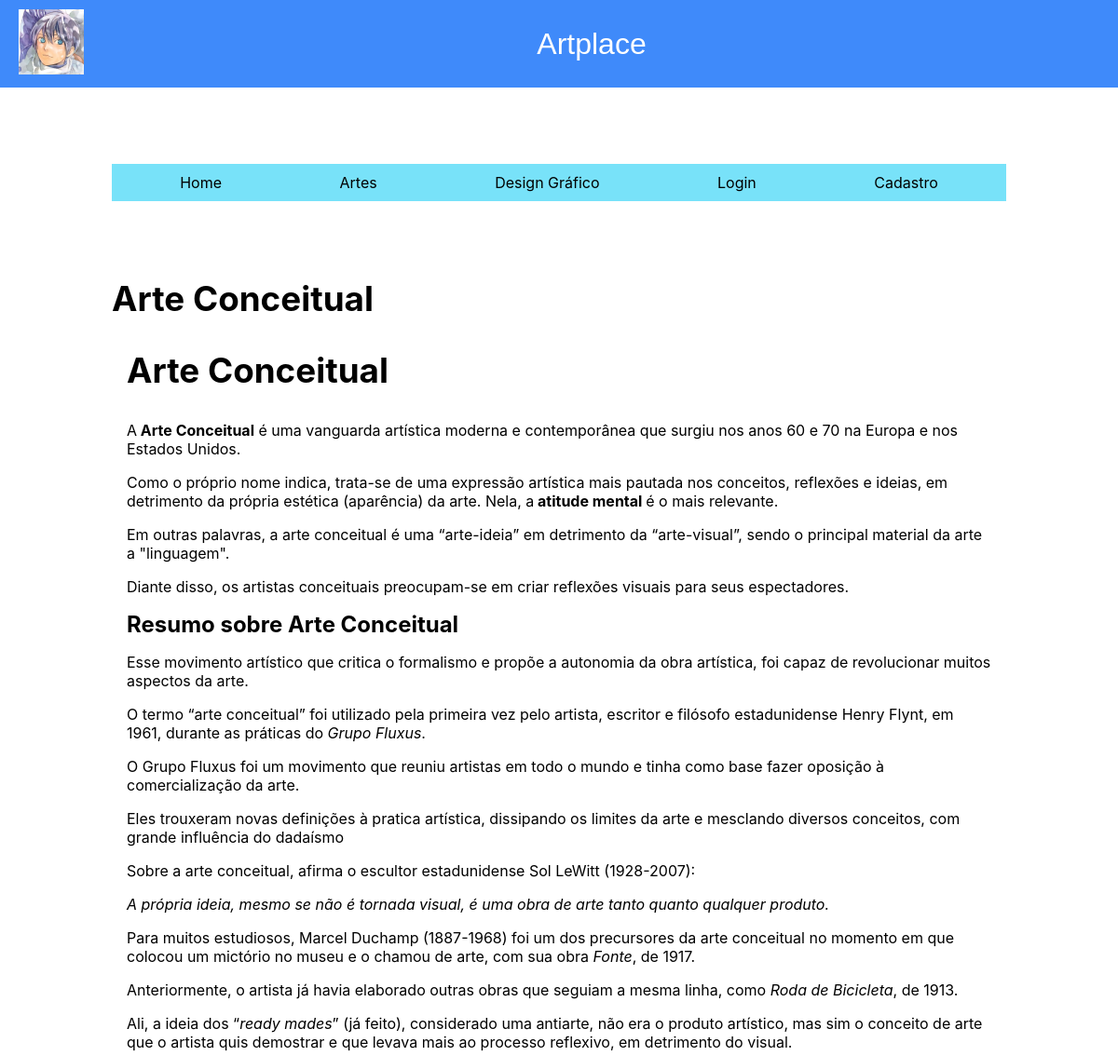
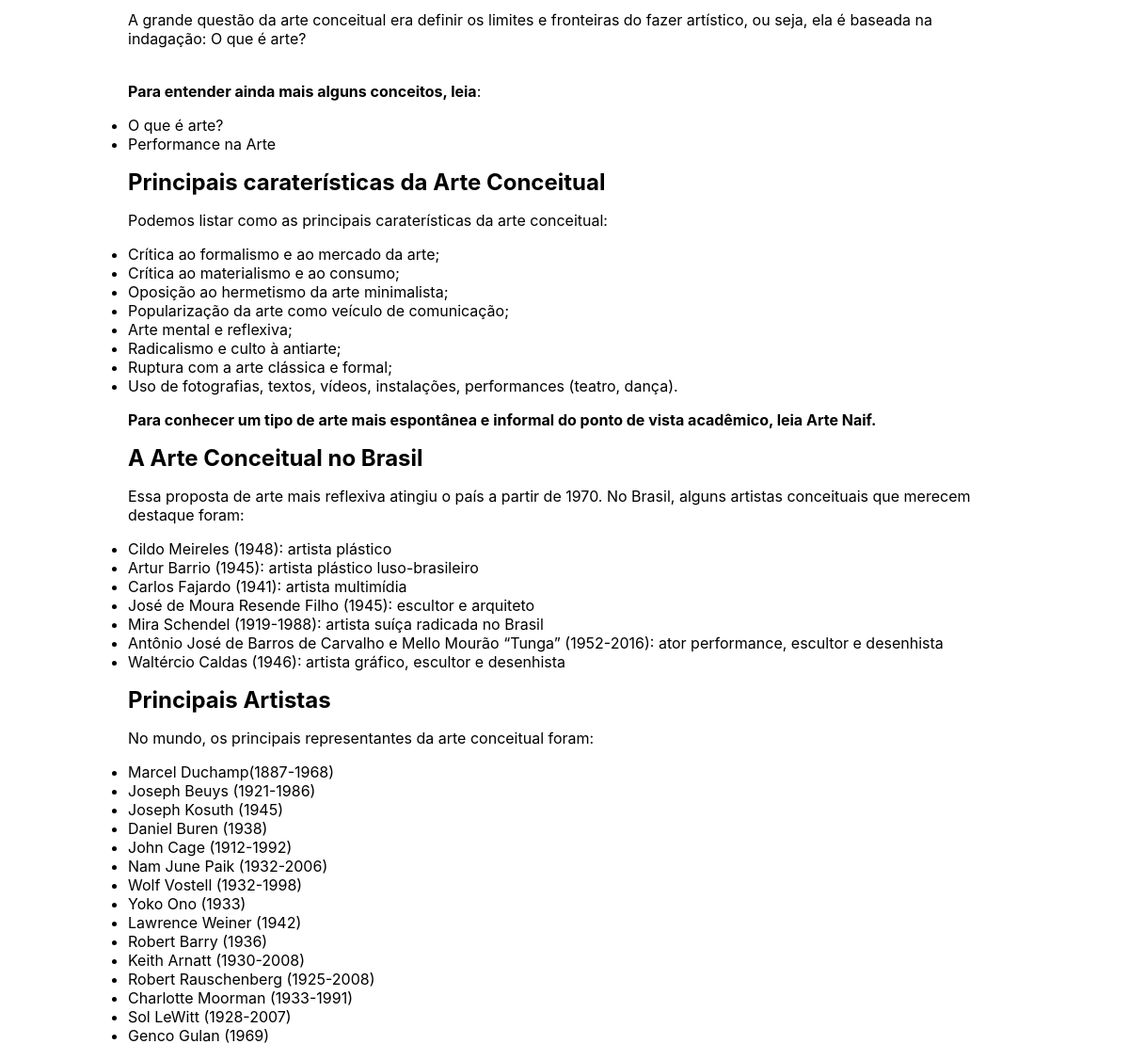
Page /pages/design.php?id=2 on the committed database (2 pictures, top to bottom).
### tables this page shows
CREATE TABLE `post` (
  `id` int PRIMARY KEY AUTO_INCREMENT,
  `titulo` varchar(100),
  `conteudo` text,
  `resumo` varchar(100),
  `create_at` varchar(255),
  `update_at` varchar(255)
);

### pages/design.php (the view, shortened to what this page needs)
<!DOCTYPE html>
<html lang="pt-BR">
<head>
	<link rel="stylesheet" href="../css/style.css">
	<link rel="stylesheet" href="../css/design_grafico.css">
</head>
<body>
	<?php include("./header.php"); ?>
	<?php
	require_once("../php/connection.php");
	$idDesign = $_GET['id'];
	$sql = "SELECT * FROM post WHERE id = $idDesign";
	$resultado = mysqli_query($conn, $sql);
	$design = mysqli_fetch_assoc($resultado);
	?>
	<main class="container">
		<h1 class="titulo">
			<?= $design['titulo'] ?>
		</h1>
		<article class="container-conteudo">
			<?= $design['conteudo'] ?>
		</article>
	</main>
</body>
</html>

### css/style.css (style rules this page uses)
:root { --color-primary: #3f8afa; --color-secondary: #78e2f9; --color-white: #fff; --color-black: #000; --color-red: #fa3f3f; }
* { margin: 0; padding: 0; box-sizing: border-box; font-family: "Inter", sans-serif; }

### css/design_grafico.css (style rules this page uses)
.container { max-width: 80%; margin: 0 auto; }
.container h1 { font-weight: bold; font-family: "Inter", sans-serif; font-size: 2.3rem; margin-bottom: 1rem; }
.container-conteudo { display: flex; flex-direction: column; justify-content: flex-start; align-items: flex-start; padding: 1rem; gap: 1rem; }

### pages/header.php (style rules this page uses)
:root { --color-primary: #3f8afa; --color-secondary: #78e2f9; --color-white: #fff; --color-black: #000; }
* { margin: 0; padding: 0; box-sizing: border-box; }

### rows in the picture
post: titulo "Arte Conceitual", conteudo "Arte Conceitual A Arte Conceitual é uma vanguarda artística moderna e contemporânea que surgiu nos anos 60 e 70 na Europa e nos Estados Unidos. Como o próprio nome indica, trata-se de uma expressão artística mais pautada nos conceitos, reflexões e ideias, em detrimento da própria estética (aparência) da arte. Nela, a atitude mental é o mais relevante. Em outras palavras, a arte conceitual é uma “arte-ideia” em detrimento da “arte-visual”, sendo o principal material da arte a \"linguagem\". Diante disso, os artistas conceituais preocupam-se em criar reflexões visuais para seus espectadores. Resumo sobre Arte Conceitual Esse movimento artístico que critica o formalismo e propõe a autonomia da…"

### other values in the picture
$link[0] "Home"
$link[0] "Artes"
$link[0] "Design Gráfico"
$link[0] "Login"
$link[0] "Cadastro"
